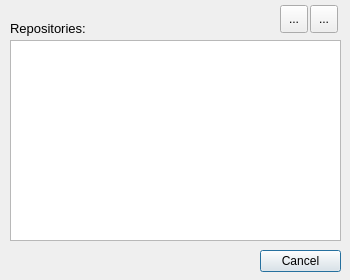
<?xml version="1.0" encoding="UTF-8"?>
<ui version="4.0">
 <class>CRepoManager</class>
 <widget class="QDialog" name="CRepoManager">
  <property name="windowModality">
   <enum>Qt::ApplicationModal</enum>
  </property>
  <property name="geometry">
   <rect>
    <x>0</x>
    <y>0</y>
    <width>350</width>
    <height>280</height>
   </rect>
  </property>
  <property name="minimumSize">
   <size>
    <width>350</width>
    <height>280</height>
   </size>
  </property>
  <property name="maximumSize">
   <size>
    <width>350</width>
    <height>280</height>
   </size>
  </property>
  <property name="windowTitle">
   <string>Repositories Manager</string>
  </property>
  <widget class="QDialogButtonBox" name="buttonBox">
   <property name="geometry">
    <rect>
     <x>260</x>
     <y>250</y>
     <width>81</width>
     <height>28</height>
    </rect>
   </property>
   <property name="orientation">
    <enum>Qt::Vertical</enum>
   </property>
   <property name="standardButtons">
    <set>QDialogButtonBox::Cancel</set>
   </property>
  </widget>
  <widget class="QListWidget" name="listWidget">
   <property name="geometry">
    <rect>
     <x>10</x>
     <y>40</y>
     <width>331</width>
     <height>201</height>
    </rect>
   </property>
   <property name="alternatingRowColors">
    <bool>true</bool>
   </property>
   <property name="modelColumn">
    <number>0</number>
   </property>
  </widget>
  <widget class="QLabel" name="lRepos">
   <property name="geometry">
    <rect>
     <x>10</x>
     <y>20</y>
     <width>91</width>
     <height>16</height>
    </rect>
   </property>
   <property name="font">
    <font>
     <pointsize>10</pointsize>
    </font>
   </property>
   <property name="text">
    <string>Repositories:</string>
   </property>
  </widget>
  <widget class="QToolButton" name="tbAdd">
   <property name="geometry">
    <rect>
     <x>280</x>
     <y>5</y>
     <width>28</width>
     <height>28</height>
    </rect>
   </property>
   <property name="toolTip">
    <string>Add</string>
   </property>
   <property name="text">
    <string>...</string>
   </property>
   <property name="icon">
    <iconset resource="check.qrc">
     <normaloff>:/img/add.png</normaloff>:/img/add.png</iconset>
   </property>
   <property name="iconSize">
    <size>
     <width>24</width>
     <height>24</height>
    </size>
   </property>
   <property name="toolButtonStyle">
    <enum>Qt::ToolButtonIconOnly</enum>
   </property>
  </widget>
  <widget class="QToolButton" name="tbRefresh">
   <property name="geometry">
    <rect>
     <x>310</x>
     <y>5</y>
     <width>28</width>
     <height>28</height>
    </rect>
   </property>
   <property name="toolTip">
    <string>Refresh</string>
   </property>
   <property name="text">
    <string>...</string>
   </property>
   <property name="icon">
    <iconset resource="check.qrc">
     <normaloff>:/img/reload.png</normaloff>:/img/reload.png</iconset>
   </property>
  </widget>
  <action name="actionDeleteRepo">
   <property name="text">
    <string>Delete</string>
   </property>
   <property name="toolTip">
    <string>Delete Repo</string>
   </property>
  </action>
 </widget>
 <resources>
  <include location="check.qrc"/>
 </resources>
 <connections>
  <connection>
   <sender>buttonBox</sender>
   <signal>accepted()</signal>
   <receiver>CRepoManager</receiver>
   <slot>accept()</slot>
   <hints>
    <hint type="sourcelabel">
     <x>248</x>
     <y>254</y>
    </hint>
    <hint type="destinationlabel">
     <x>157</x>
     <y>274</y>
    </hint>
   </hints>
  </connection>
  <connection>
   <sender>buttonBox</sender>
   <signal>rejected()</signal>
   <receiver>CRepoManager</receiver>
   <slot>reject()</slot>
   <hints>
    <hint type="sourcelabel">
     <x>316</x>
     <y>260</y>
    </hint>
    <hint type="destinationlabel">
     <x>286</x>
     <y>274</y>
    </hint>
   </hints>
  </connection>
 </connections>
</ui>
